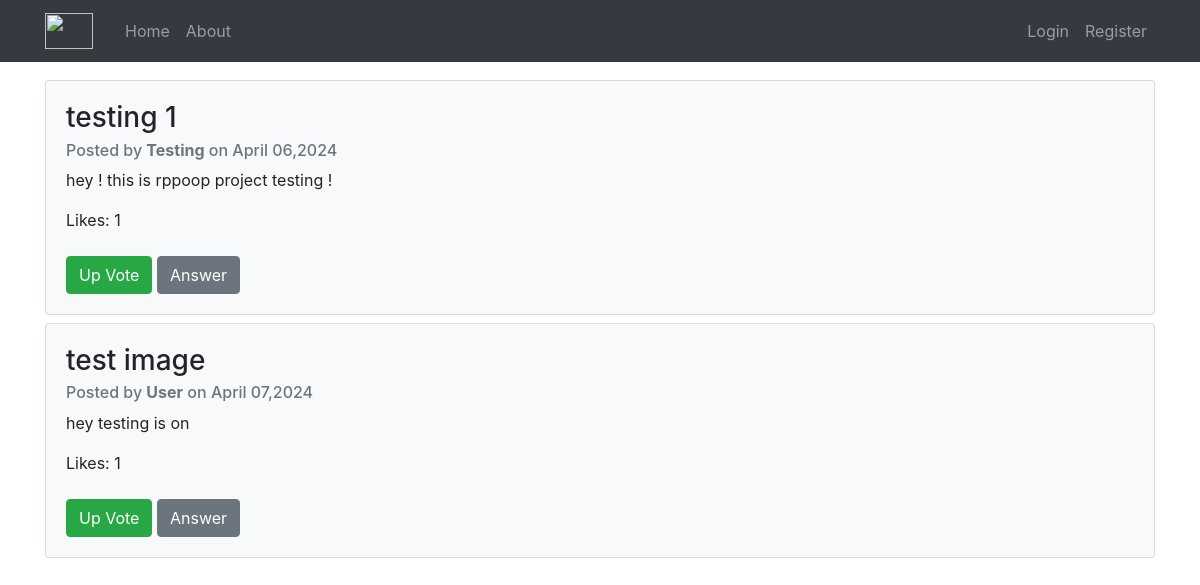
Before: / with the older database file.
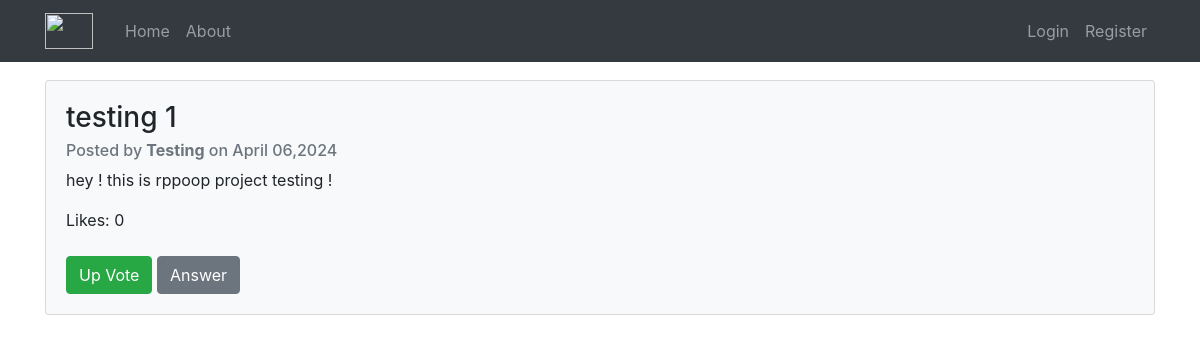
After: the same page with the newer database file.
### main/models.py (models this page shows, shortened)
class Question(models.Model):
    title = models.CharField(max_length=100)
    description = models.TextField()
    author = models.ForeignKey(User, related_name="questions", on_delete=models.CASCADE)
    asked_on = models.DateTimeField(auto_now_add=True)
    votes = models.ManyToManyField(User, related_name="questions_liked", blank=True)

### main/views.py (the view)
# urls.py: 2. Add a URL to urlpatterns:  path('', views.home, name='home')
def home(request):
    questions = Question.objects.prefetch_related("votes").all()
    for question in questions:
        question.user_liked = question.votes.filter(id=request.user.id).exists()
    return render(request, "main/home.html", {"questions": questions})

### main/templates/main/home.html
{%extends "main/base.html"%}
{% block content%}
{% for ques in questions %}
<div class="card bg-light mt-2">
    <div class="card-body">
        <h3 class="card-title"> <a href="{%url 'question' ques.id%}">{{ques.title}}</a></h3>
        <h6 class="card-subtitle mb-2 text-muted">Posted by
            <strong>{{ ques.author.username|capfirst }}</strong> on
            <stro> {{ ques.asked_on|date:"F d,Y" }} </stro    ng>
        </h6>
        <p class="card-text">{{ ques.description }}</p>
        <div>
            <p class="card-text">Likes: {{ ques.votes.count }}</p>
            {% if ques.user_liked%}
            <a href="{%url 'upvote-question' ques.id%}" class="btn btn-danger mt-2">Down Vote</a>
            {%else%}
            <a href="{%url 'upvote-question' ques.id%}" class="btn btn-success mt-2">Up Vote</a>
            {%endif%}
            <a href="{%url 'answer' ques.id%}" class="btn btn-secondary mt-2">Answer</a>
        </div>
    </div>
</div>
{% endfor %}
{%endblock content%}`

### main/templates/main/base.html (shortened to what this page needs)
{% load static %}
{% load crispy_forms_tags %}
<!DOCTYPE html>
<html lang="en">
<head>
    <link rel="stylesheet" href="https://cdn.jsdelivr.net/npm/bootstrap@4.0.0/dist/css/bootstrap.min.css"
>
    <link rel="stylesheet" href="{%static 'main/base.css'%}">
</head>
<body style="margin-top: 5rem;">
    <header class="site-header">
        <nav class="navbar navbar-expand-md navbar-dark bg-dark fixed-top">
            <div class="container">
                <a class="navbar-brand mr-4" href="/"><img
                        src="https://imgs.search.brave.com/sPwjLjv9jvqVkWmyl7X7ue9jLYxw4si2-Q_YGQZ1Gcc/rs:fit:500:0:0/g:ce/aHR0cHM6Ly90aHVt/YnMuZHJlYW1zdGlt/ZS5jb20vYi9mb3J1/bS1jb21tdW5pY2F0/aW9uLWNvbW11bml0/eS1pbnRlcm5ldC1i/bG9nLW1lZGlhLWRp/c2N1c3Npb24tYmx1/LXN5bWJvbC1ibHVl/LWNvbXB1dGVyLWtl/eWJvYXJkLTg0NzI3/MzcwLmpwZw" alt="" width="48"
                        height="36"></a>
                <div class="collapse navbar-collapse" id="navbarToggle">
                    <div class="navbar-nav">
                        <a class="nav-item nav-link" href="/">Home</a>
                        <a class="nav-item nav-link" href="{% url 'about' %}">About</a>
                    </div>
                    <div class="navbar-nav  ml-auto">
                        {% if user.is_authenticated %}
                        <a class="nav-item nav-link" href="{% url 'create-question' %}">Ask Question</a>
                        <a class="nav-item nav-link" href="{% url 'profile'%}">Profile</a>
                        <a class="nav-item nav-link" href="{% url 'logout' %}">Logout</a>
                        {% else %}
                        <a class="nav-item nav-link" href="{% url 'login' %}">Login</a>
                        <a class="nav-item nav-link" href="{% url 'register' %}">Register</a>
                        {% endif %}
                    </div>
                </div>
            </div>
        </nav>
    </header>
    <main role="main" class="container">
        {% block content %}{% endblock %}
    </main>
</body>
</html>

### main/static/main/base.css (style rules this page uses)
a { text-decoration: none; color: inherit; }

Changed rows visible on the page:
removed Question: title "test image", author.username "User", asked_on "April 07,2024", description "hey testing is on", votes.count "1", shows "Up Vote"
computed for Question "testing 1": votes.count "1" → "0"
